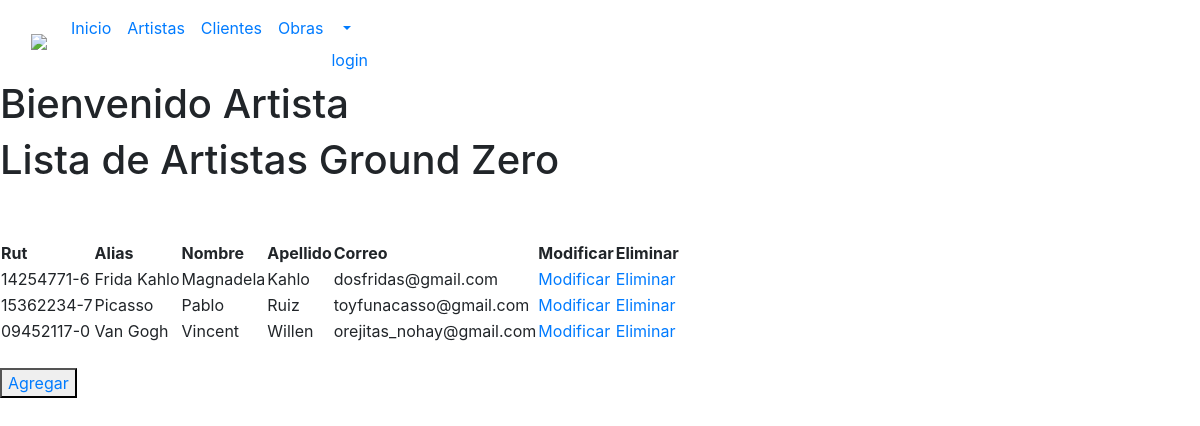
The app's page /artistas/crud_artistas with its own data.
### artistas/models.py (models this page shows, shortened)
class Artista(AbstractBaseUser, PermissionsMixin):
    rut          = models.CharField(max_length=13, primary_key=True)
    alias        = models.CharField(max_length=25, blank=True, null=True)
    first_name   = models.CharField(max_length=25, blank=False, null=True)
    last_name    = models.CharField(max_length=25, blank=False, null=True)
    ap_materno   = models.CharField(max_length=25, blank=False, null=True)
    fecha_nac    = models.DateField(blank=False, null=True)
    telefono     = models.IntegerField(blank=False, null=True)
    region       = models.CharField(max_length=20, blank=False, null=True)
    ciudad       = models.CharField(max_length=20, blank=False, null=True)
    comuna       = models.CharField(max_length=20, blank=False, null=True)
    direccion    = models.CharField(max_length=100, blank=False, null=True)
    email        = models.EmailField(max_length=40, blank=False, null=False, unique=True)
    bio          = models.TextField()
    imagen       = models.ImageField(upload_to='galeria_art', blank=True, null=True)
    is_active    = models.BooleanField(default=True)
    groups       = models.ManyToManyField(Group, related_name='artistas')
    user_permissions = models.ManyToManyField(Permission, related_name='artistas')
    objects = ArtistaManager()
    USERNAME_FIELD = 'email'                #Campos que se utilizan como identificacion del artista
    REQUIRED_FIELDS = ['rut']

### artistas/views.py (the view)
# urls.py: path('crud_artistas', views.crud_artistas, name='crud_artistas'),
def crud_artistas(request):
    artistas = Artista.objects.all()
    context = {'artista':artistas}
    print("enviando datos...")
    return render(request, "artistas/artistas_list.html", context)

### artistas/templates/artistas/artistas_list.html (shortened to what this page needs)
{% load static %}
<!DOCTYPE html>
<html lang="en">
<head>
    <link rel="stylesheet" href="https://stackpath.bootstrapcdn.com/bootstrap/4.4.1/css/bootstrap.min.css">
</head>
<body>
    <nav class="navbar navbar-expand-lg bg-body-tertiary">
        <div class="container-fluid">
          <a class="navbar-brand" href="index.html" ><img src="img/logo GZ.png"></a>
          <div class="collapse navbar-collapse" id="navbarNav">
            <ul class="navbar-nav">
              <li class="nav-item">
                <a class="nav-link active" aria-current="page" href="index.html">Inicio</a>
              </li>
              <li class="nav-item">
                <a class="nav-link" href="crud_artistas">Artistas</a>
              </li>
            <li class="nav-item">
              <a class="nav-link" href="crud_clientes">Clientes</a>
            </li>
              <li class="nav-item">
                <a class="nav-link" href="crud_obras">Obras</a>
              </li>
              <li class="nav-item-dropdown">
                <a class="nav-link dropdown-toggle" href="#" id="navbarDropdown" role="button" data-toggle="dropdown" aria-haspopup="true" aria-expanded="false">
               {% if user.is_authenticated %}
                   {{user.username}}
                {% else %}
                   <a href="{% url 'login' %}">login</a>
                {% endif %}
                </a>
            </li>
            </div>
          </div>
      </nav>
    <h1>Bienvenido Artista</h1>
    <div>
    <div>
        <h1>Lista de Artistas Ground Zero</h1>
        <br>
        <br>
        <table>
            <thead>
                <th>Rut</th>
                <th>Alias</th>
                <th>Nombre</th>
                <th>Apellido</th>
                <th>Correo</th>
                <th>Modificar</th>
                <th>Eliminar</th>
            </thead>
            {% for x in artista %}
                <tr>
                    <td>{{ x.rut }}</td>
                    <td>{{ x.alias }}</td>
                    <td>{{ x.first_name }}</td>
                    <td>{{ x.last_name }}</td>
                    <td>{{ x.email }}</td>
                    <td><a href="{% url 'artistas_edit' pk=x.rut %}">Modificar</a></td>
                    <td><a href="{% url 'artistas_del' pk=x.rut %}">Eliminar</a></td>
                </tr>
            {% endfor %}
        </table>
        <br>
        <div >
            <button type="button" >
                <a href="{% url 'artistas_add' %}" >Agregar</a>
            </button>
        </div>
    </div>
</div>
</body>
</html>

### records on screen
Artista: rut "14254771-6", alias "Frida Kahlo", first_name "Magnadela", last_name "Kahlo", email "dosfridas@gmail.com"
Artista: rut "15362234-7", alias "Picasso", first_name "Pablo", last_name "Ruiz", email "toyfunacasso@gmail.com"
Artista: rut "09452117-0", alias "Van Gogh", first_name "Vincent", last_name "Willen", email "orejitas_nohay@gmail.com"
